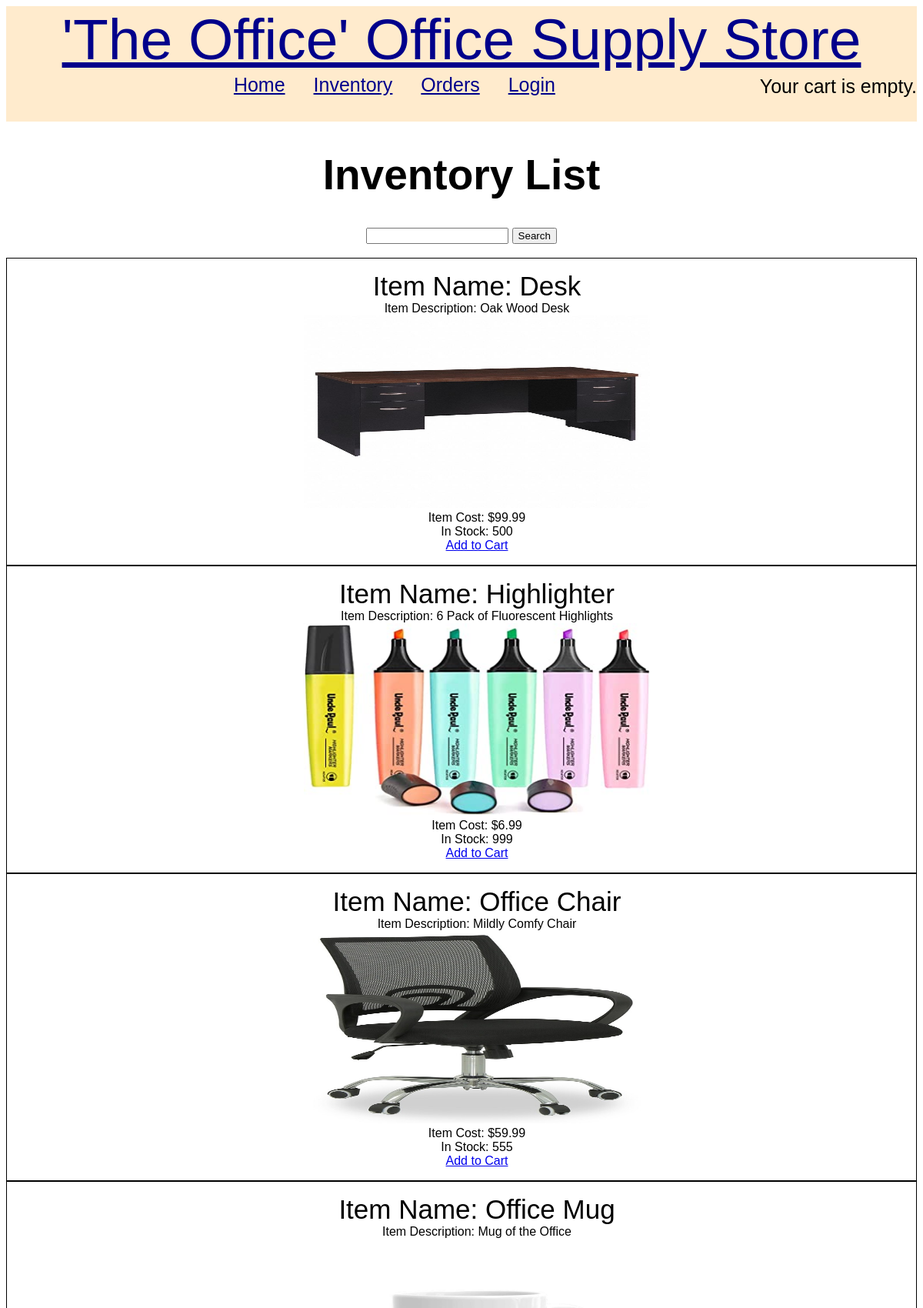
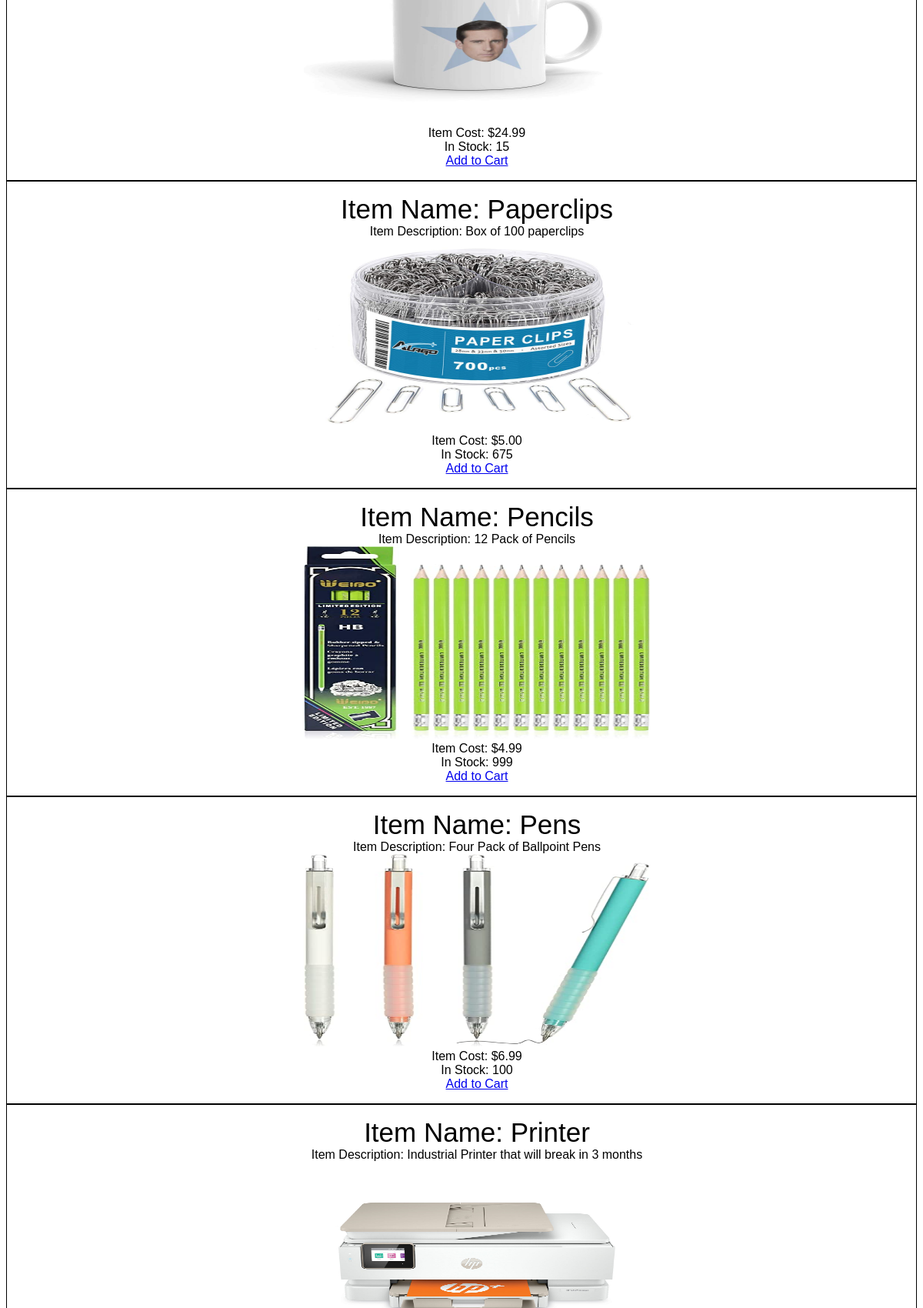
Page /inventory_list (upper part) on the committed database (2 pictures, top to bottom).
### TOOSS/models.py (models this page shows, shortened)
class Inventory(models.Model):
    item_id = models.AutoField(primary_key=True)
    item_name = models.CharField(max_length=100, db_index=True)
    item_description = models.CharField(max_length=250)
    item_cost = models.DecimalField(max_digits=6, decimal_places=2)
    item_stock = models.IntegerField()
    image = models.ImageField(upload_to='inventory/%Y/%m/%d', blank=True)
    slug = models.SlugField(max_length=200, db_index=True)
    class Meta:
        ordering = ('item_name',)
        index_together = (('item_id', 'slug'),)
    def get_absolute_url(self):
        return reverse('TOOSS:inventory_detail', args=[self.item_id, self.slug])

### TOOSS/views.py (the view)
# urls.py: path('inventory_list', views.inventory_list, name='inventory_list'),
def inventory_list(request):
    inventory = Inventory.objects.filter()
    cart = Cart(request)
    return render(request, 'TOOSS/inventory_list.html', {'inventorys': inventory, 'cart': cart})

### cart/cart.py (called while the page is built)
    def __len__(self):
        return sum(item['quantity'] for item in self.cart.values())

### TOOSS/templates/TOOSS/inventory_list.html (shortened to what this page needs)
<!DOCTYPE html>
<html lang="en">
{% extends 'TOOSS/base.html' %}
{% load static %}
{% block content %}
    <body>
        <h1>Inventory List</h1>
    <center>
        <form action="{% url 'TOOSS:searchbar' %}" method="get">
            <input type="text" name="search"/>
            <button type="submit">Search</button>
        </form>
    </center>
        <br>
    <div id="inv">
        {% for inventory in inventorys %}
            <div class="container">
                <ul>
                    <li class="item_name">Item Name: {{ inventory.item_name }}</li>
                    <li>Item Description: {{ inventory.item_description }}</li>
                    <li><img class="" src="{% if inventory.image %}{{ inventory.image.url }}
                        {% else %}
                        {% static 'images/placeholder.png'%}{% endif %}" alt="placeholder"></li>
                    <li>Item Cost: ${{ inventory.item_cost }}</li>
                    <li>In Stock: {{ inventory.item_stock }}</li>
                    <li><a href="{{ inventory.get_absolute_url }}"
                           class="btn btn-warning">Add to Cart</a></li>
                </ul>
            </div>
        {% endfor %}
    </div>
    </body>
{% endblock %}

### TOOSS/static/css/stylesheet.css (style rules this page uses)
body { font-family:"Comic Sans MS", sans-serif; }
h1 { text-align: center; font-size: 55px; }
#inv { text-align: center; }
#inv img { height: 250px; width: 450px; }
#inv ul { list-style-type: none; }
.container { border: 1px solid black; }
.item_name { font-size: 35px; }

### rows in the picture
Inventory: item_name "Desk", item_description "Oak Wood Desk", image (picture), item_cost "99.99", item_stock "500"
Inventory: item_name "Highlighter", item_description "6 Pack of Fluorescent Highlights", image (picture), item_cost "6.99", item_stock "999"
Inventory: item_name "Office Chair", item_description "Mildly Comfy Chair", image (picture), item_cost "59.99", item_stock "555"
Inventory: item_name "Office Mug", item_description "Mug of the Office", image (picture), item_cost "24.99", item_stock "15"
Inventory: item_name "Paperclips", item_description "Box of 100 paperclips", image (picture), item_cost "5.00", item_stock "675"
Inventory: item_name "Pencils", item_description "12 Pack of Pencils", image (picture), item_cost "4.99", item_stock "999"
Inventory: item_name "Pens", item_description "Four Pack of Ballpoint Pens", image (picture), item_cost "6.99", item_stock "100"
Inventory: item_name "Printer", item_description "Industrial Printer that will break in 3 months", image (picture)
